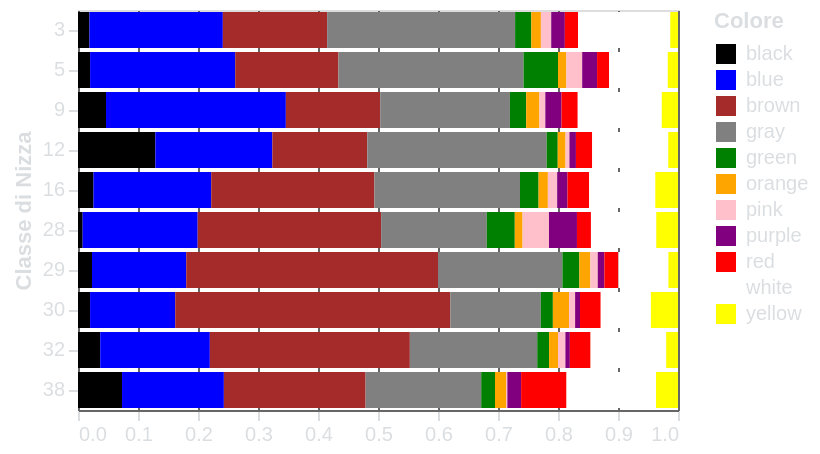

Vega-Lite specification for this chart:
### Vega-Lite specification from a JSON file in a GitHub repository (floating-point values rounded to 4 significant figures)
{"config": {"background": "transparent", "title": {"color": "#DBDEE1", "fontSize": 16}, "axis": {"domainColor": "#666666", "gridColor": "#666666", "tickColor": "#DBDEE1", "titleColor": "#DBDEE1", "labelColor": "#DBDEE1", "labelAngle": 0}, "legend": {"labelColor": "#DBDEE1", "titleColor": "#DBDEE1"}}, "data": {"name": "data-87c8616aec6c5777c1e7c8af7cf12f57"}, "mark": {"type": "bar"}, "encoding": {"color": {"field": "Colore", "scale": {"domain": ["black", "blue", "brown", "gray", "green", "orange", "pink", "purple", "red", "white", "yellow"], "range": ["black", "blue", "brown", "gray", "green", "orange", "pink", "purple", "red", "white", "yellow"]}, "type": "nominal"}, "tooltip": [{"field": "nice_class", "type": "nominal"}, {"field": "Colore", "type": "nominal"}, {"field": "Percentuale", "format": ".2f", "type": "quantitative"}], "x": {"field": "Percentuale", "scale": {"domain": [0, 1]}, "title": "", "type": "quantitative"}, "y": {"field": "nice_class", "title": "Classe di Nizza", "type": "nominal"}}, "height": "container", "title": "", "width": "container", "$schema": "https://vega.github.io/schema/vega-lite/v5.17.0.json", "datasets": {"data-87c8616aec6c5777c1e7c8af7cf12f57": [{"nice_class": 12, "Colore": "black", "Percentuale": 0.1289}, {"nice_class": 16, "Colore": "black", "Percentuale": 0.02582}, {"nice_class": 28, "Colore": "black", "Percentuale": 0.007772}, {"nice_class": 29, "Colore": "black", "Percentuale": 0.02331}, {"nice_class": 3, "Colore": "black", "Percentuale": 0.01904}, {"nice_class": 30, "Colore": "black", "Percentuale": 0.0201}, {"nice_class": 32, "Colore": "black", "Percentuale": 0.03704}, {"nice_class": 38, "Colore": "black", "Percentuale": 0.07339}, {"nice_class": 5, "Colore": "black", "Percentuale": 0.02015}, {"nice_class": 9, "Colore": "black", "Percentuale": 0.04668}, {"nice_class": 12, "Colore": "blue", "Percentuale": 0.195}, {"nice_class": 16, "Colore": "blue", "Percentuale": 0.1962}, {"nice_class": 28, "Colore": "blue", "Percentuale": 0.1917}, {"nice_class": 29, "Colore": "blue", "Percentuale": 0.1571}, {"nice_class": 3, "Colore": "blue", "Percentuale": 0.2224}, {"nice_class": 30, "Colore": "blue", "Percentuale": 0.142}, {"nice_class": 32, "Colore": "blue", "Percentuale": 0.1827}, {"nice_class": 38, "Colore": "blue", "Percentuale": 0.1697}, {"nice_class": 5, "Colore": "blue", "Percentuale": 0.2419}, {"nice_class": 9, "Colore": "blue", "Percentuale": 0.2998}, {"nice_class": 12, "Colore": "brown", "Percentuale": 0.1582}, {"nice_class": 16, "Colore": "brown", "Percentuale": 0.2719}, {"nice_class": 28, "Colore": "brown", "Percentuale": 0.3057}, {"nice_class": 29, "Colore": "brown", "Percentuale": 0.4196}, {"nice_class": 3, "Colore": "brown", "Percentuale": 0.1738}, {"nice_class": 30, "Colore": "brown", "Percentuale": 0.4585}, {"nice_class": 32, "Colore": "brown", "Percentuale": 0.3333}, {"nice_class": 38, "Colore": "brown", "Percentuale": 0.2362}, {"nice_class": 5, "Colore": "brown", "Percentuale": 0.1721}, {"nice_class": 9, "Colore": "brown", "Percentuale": 0.1572}, {"nice_class": 12, "Colore": "gray", "Percentuale": 0.299}, {"nice_class": 16, "Colore": "gray", "Percentuale": 0.2427}, {"nice_class": 28, "Colore": "gray", "Percentuale": 0.1762}, {"nice_class": 29, "Colore": "gray", "Percentuale": 0.2074}, {"nice_class": 3, "Colore": "gray", "Percentuale": 0.3133}, {"nice_class": 30, "Colore": "gray", "Percentuale": 0.1508}, {"nice_class": 32, "Colore": "gray", "Percentuale": 0.2123}, {"nice_class": 38, "Colore": "gray", "Percentuale": 0.1927}, {"nice_class": 5, "Colore": "gray", "Percentuale": 0.3085}, {"nice_class": 9, "Colore": "gray", "Percentuale": 0.2162}, {"nice_class": 12, "Colore": "green", "Percentuale": 0.01842}, {"nice_class": 16, "Colore": "green", "Percentuale": 0.03098}, {"nice_class": 28, "Colore": "green", "Percentuale": 0.04663}, {"nice_class": 29, "Colore": "green", "Percentuale": 0.02822}, {"nice_class": 3, "Colore": "green", "Percentuale": 0.02703}, {"nice_class": 30, "Colore": "green", "Percentuale": 0.0201}, {"nice_class": 32, "Colore": "green", "Percentuale": 0.01975}, {"nice_class": 38, "Colore": "green", "Percentuale": 0.02294}, {"nice_class": 5, "Colore": "green", "Percentuale": 0.05736}, {"nice_class": 9, "Colore": "green", "Percentuale": 0.02703}, {"nice_class": 12, "Colore": "orange", "Percentuale": 0.013}, {"nice_class": 16, "Colore": "orange", "Percentuale": 0.01549}, {"nice_class": 28, "Colore": "orange", "Percentuale": 0.01295}, {"nice_class": 29, "Colore": "orange", "Percentuale": 0.01841}, {"nice_class": 3, "Colore": "orange", "Percentuale": 0.01597}, {"nice_class": 30, "Colore": "orange", "Percentuale": 0.02701}, {"nice_class": 32, "Colore": "orange", "Percentuale": 0.01482}, {"nice_class": 38, "Colore": "orange", "Percentuale": 0.01835}, {"nice_class": 5, "Colore": "orange", "Percentuale": 0.01395}, {"nice_class": 9, "Colore": "orange", "Percentuale": 0.02211}, {"nice_class": 12, "Colore": "pink", "Percentuale": 0.006501}, {"nice_class": 16, "Colore": "pink", "Percentuale": 0.01549}, {"nice_class": 28, "Colore": "pink", "Percentuale": 0.04404}, {"nice_class": 29, "Colore": "pink", "Percentuale": 0.01227}, {"nice_class": 3, "Colore": "pink", "Percentuale": 0.0172}, {"nice_class": 30, "Colore": "pink", "Percentuale": 0.01005}, {"nice_class": 32, "Colore": "pink", "Percentuale": 0.01235}, {"nice_class": 38, "Colore": "pink", "Percentuale": 0.002294}, {"nice_class": 5, "Colore": "pink", "Percentuale": 0.02636}, {"nice_class": 9, "Colore": "pink", "Percentuale": 0.009828}, {"nice_class": 12, "Colore": "purple", "Percentuale": 0.01083}, {"nice_class": 16, "Colore": "purple", "Percentuale": 0.01721}, {"nice_class": 28, "Colore": "purple", "Percentuale": 0.04663}, {"nice_class": 29, "Colore": "purple", "Percentuale": 0.01104}, {"nice_class": 3, "Colore": "purple", "Percentuale": 0.02273}, {"nice_class": 30, "Colore": "purple", "Percentuale": 0.008166}, {"nice_class": 32, "Colore": "purple", "Percentuale": 0.007407}, {"nice_class": 38, "Colore": "purple", "Percentuale": 0.02294}, {"nice_class": 5, "Colore": "purple", "Percentuale": 0.02481}, {"nice_class": 9, "Colore": "purple", "Percentuale": 0.02703}, {"nice_class": 12, "Colore": "red", "Percentuale": 0.02709}, {"nice_class": 16, "Colore": "red", "Percentuale": 0.03614}, {"nice_class": 28, "Colore": "red", "Percentuale": 0.02332}, {"nice_class": 29, "Colore": "red", "Percentuale": 0.02331}, {"nice_class": 3, "Colore": "red", "Percentuale": 0.02211}, {"nice_class": 30, "Colore": "red", "Percentuale": 0.03455}, {"nice_class": 32, "Colore": "red", "Percentuale": 0.03457}, {"nice_class": 38, "Colore": "red", "Percentuale": 0.07569}, {"nice_class": 5, "Colore": "red", "Percentuale": 0.02015}, {"nice_class": 9, "Colore": "red", "Percentuale": 0.02703}, {"nice_class": 12, "Colore": "white", "Percentuale": 0.1268}, {"nice_class": 16, "Colore": "white", "Percentuale": 0.1102}, {"nice_class": 28, "Colore": "white", "Percentuale": 0.1088}, {"nice_class": 29, "Colore": "white", "Percentuale": 0.08344}, {"nice_class": 3, "Colore": "white", "Percentuale": 0.1536}, {"nice_class": 30, "Colore": "white", "Percentuale": 0.08354}, {"nice_class": 32, "Colore": "white", "Percentuale": 0.1259}, {"nice_class": 38, "Colore": "white", "Percentuale": 0.1491}, {"nice_class": 5, "Colore": "white", "Percentuale": 0.09767}, {"nice_class": 9, "Colore": "white", "Percentuale": 0.14}, {"nice_class": 12, "Colore": "yellow", "Percentuale": 0.01625}, {"nice_class": 16, "Colore": "yellow", "Percentuale": 0.03787}, {"nice_class": 28, "Colore": "yellow", "Percentuale": 0.03627}, {"nice_class": 29, "Colore": "yellow", "Percentuale": 0.01595}, {"nice_class": 3, "Colore": "yellow", "Percentuale": 0.0129}, {"nice_class": 30, "Colore": "yellow", "Percentuale": 0.04523}, {"nice_class": 32, "Colore": "yellow", "Percentuale": 0.01975}, {"nice_class": 38, "Colore": "yellow", "Percentuale": 0.0367}, {"nice_class": 5, "Colore": "yellow", "Percentuale": 0.01705}, {"nice_class": 9, "Colore": "yellow", "Percentuale": 0.02703}]}}
